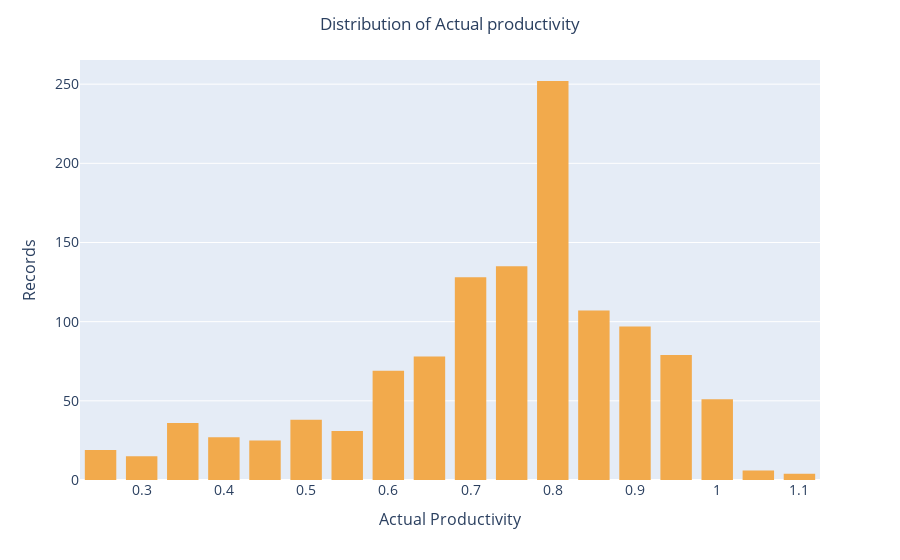

The code cell stored with this chart in its notebook:
### Code cell
fig = px.histogram(df, x="actual_productivity", nbins=20, color_discrete_sequence=['rgb(242,170,76)'])

fig.update_layout(
    title = 'Distribution of Actual productivity',
    title_x = 0.5,
    xaxis_tickfont_size = 14,
    
    xaxis = dict(
        title = 'Actual Productivity',
        titlefont_size = 16,
        tickfont_size = 14,
    ),
    
    yaxis = dict(
        title = 'Records',
        titlefont_size = 16,
        tickfont_size = 14,
    ),
    
    barmode = 'group',
    bargap = 0.15,
    bargroupgap = 0.1,
)

fig.show()

# Work better than expected (> 0.825):

### Figure 1 — Plotly figure (JSON) as saved in the notebook; plotly's stock layout.template omitted (floating-point values rounded to 4 significant figures; data arrays with more than 128 entries replaced by an {"elided": "..."} marker saying what was removed)
{"data": [{"alignmentgroup": "True", "bingroup": "x", "hovertemplate": "actual_productivity=%{x}<br>count=%{y}<extra></extra>", "legendgroup": "", "marker": {"color": "rgb(242,170,76)"}, "name": "", "nbinsx": 20, "offsetgroup": "", "orientation": "v", "showlegend": false, "type": "histogram", "x": {"elided": "1197 float values"}, "xaxis": "x", "yaxis": "y"}], "layout": {"bargap": 0.15, "bargroupgap": 0.1, "barmode": "group", "legend": {"tracegroupgap": 0}, "margin": {"t": 60}, "title": {"text": "Distribution of Actual productivity", "x": 0.5}, "xaxis": {"anchor": "y", "domain": [0, 1], "tickfont": {"size": 14}, "title": {"font": {"size": 16}, "text": "Actual Productivity"}}, "yaxis": {"anchor": "x", "domain": [0, 1], "tickfont": {"size": 14}, "title": {"font": {"size": 16}, "text": "Records"}}}}
